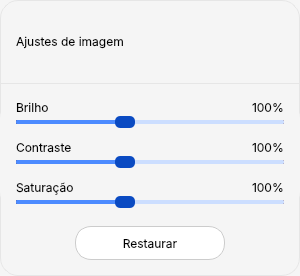
            <widget class="QWidget" name="wdgAdjustments" native="true">
             <property name="sizePolicy">
              <sizepolicy hsizetype="Preferred" vsizetype="Fixed">
               <horstretch>0</horstretch>
               <verstretch>0</verstretch>
              </sizepolicy>
             </property>
             <property name="minimumSize">
              <size>
               <width>300</width>
               <height>276</height>
              </size>
             </property>
             <property name="maximumSize">
              <size>
               <width>300</width>
               <height>276</height>
              </size>
             </property>
             <property name="layoutDirection">
              <enum>Qt::LayoutDirection::LeftToRight</enum>
             </property>
             <property name="autoFillBackground">
              <bool>false</bool>
             </property>
             <property name="styleSheet">
              <string notr="true">QWidget {
    background-color: rgb(245, 245, 245);
    border: 1px solid rgb(230, 230, 230);
    border-radius: 18px;
}

QLabel {
	border: none;
	color: rgb(0, 0, 0);
}
</string>
             </property>
             <layout class="QVBoxLayout" name="verticalLayout_63">
              <property name="spacing">
               <number>16</number>
              </property>
              <property name="leftMargin">
               <number>0</number>
              </property>
              <property name="topMargin">
               <number>16</number>
              </property>
              <property name="rightMargin">
               <number>0</number>
              </property>
              <property name="bottomMargin">
               <number>16</number>
              </property>
              <item>
               <layout class="QHBoxLayout" name="horizontalLayout_94">
                <item>
                 <spacer name="hspacerAdjustments_1">
                  <property name="orientation">
                   <enum>Qt::Orientation::Horizontal</enum>
                  </property>
                  <property name="sizeType">
                   <enum>QSizePolicy::Policy::Fixed</enum>
                  </property>
                  <property name="sizeHint" stdset="0">
                   <size>
                    <width>16</width>
                    <height>16</height>
                   </size>
                  </property>
                 </spacer>
                </item>
                <item>
                 <widget class="QLabel" name="lblAdjustmentsTitle">
                  <property name="font">
                   <font>
                    <family>Inter</family>
                    <pointsize>9</pointsize>
                    <hintingpreference>PreferNoHinting</hintingpreference>
                    <fontweight>Medium</fontweight>
                   </font>
                  </property>
                  <property name="text">
                   <string>Ajustes de imagem</string>
                  </property>
                 </widget>
                </item>
                <item>
                 <spacer name="hspacerAdjustments_2">
                  <property name="orientation">
                   <enum>Qt::Orientation::Horizontal</enum>
                  </property>
                  <property name="sizeHint" stdset="0">
                   <size>
                    <width>40</width>
                    <height>20</height>
                   </size>
                  </property>
                 </spacer>
                </item>
               </layout>
              </item>
              <item>
               <widget class="Line" name="lineAdjustments">
                <property name="maximumSize">
                 <size>
                  <width>16777215</width>
                  <height>1</height>
                 </size>
                </property>
                <property name="styleSheet">
                 <string notr="true">QWidget{
	background-color: rgb(28, 28, 28);
}</string>
                </property>
                <property name="orientation">
                 <enum>Qt::Orientation::Horizontal</enum>
                </property>
               </widget>
              </item>
              <item>
               <widget class="QFrame" name="frame_7">
                <property name="styleSheet">
                 <string notr="true">QFrame{
	background-color: rgb(245, 245, 245);
	border: none;
}</string>
                </property>
                <property name="frameShape">
                 <enum>QFrame::Shape::StyledPanel</enum>
                </property>
                <property name="frameShadow">
                 <enum>QFrame::Shadow::Raised</enum>
                </property>
                <layout class="QVBoxLayout" name="verticalLayout_7">
                 <property name="spacing">
                  <number>10</number>
                 </property>
                 <property name="leftMargin">
                  <number>16</number>
                 </property>
                 <property name="topMargin">
                  <number>0</number>
                 </property>
                 <property name="rightMargin">
                  <number>16</number>
                 </property>
                 <property name="bottomMargin">
                  <number>0</number>
                 </property>
                 <item>
                  <widget class="QFrame" name="frame_6">
                   <property name="enabled">
                    <bool>true</bool>
                   </property>
                   <property name="sizePolicy">
                    <sizepolicy hsizetype="Preferred" vsizetype="Preferred">
                     <horstretch>0</horstretch>
                     <verstretch>0</verstretch>
                    </sizepolicy>
                   </property>
                   <property name="minimumSize">
                    <size>
                     <width>0</width>
                     <height>0</height>
                    </size>
                   </property>
                   <property name="maximumSize">
                    <size>
                     <width>16777215</width>
                     <height>16777215</height>
                    </size>
                   </property>
                   <property name="font">
                    <font/>
                   </property>
                   <property name="styleSheet">
                    <string notr="true">QFrame{
    background: transparent;
}

QLabel{
	color: rgb(0, 0, 0);
}</string>
                   </property>
                   <property name="frameShape">
                    <enum>QFrame::Shape::StyledPanel</enum>
                   </property>
                   <property name="frameShadow">
                    <enum>QFrame::Shadow::Raised</enum>
                   </property>
                   <layout class="QVBoxLayout" name="verticalLayout_9">
                    <property name="spacing">
                     <number>0</number>
                    </property>
                    <property name="leftMargin">
                     <number>0</number>
                    </property>
                    <property name="topMargin">
                     <number>0</number>
                    </property>
                    <property name="rightMargin">
                     <number>0</number>
                    </property>
                    <property name="bottomMargin">
                     <number>0</number>
                    </property>
                    <item>
                     <layout class="QHBoxLayout" name="horizontalLayout_7">
                      <item>
                       <widget class="QLabel" name="lblBrightnessTitle">
                        <property name="maximumSize">
                         <size>
                          <width>16777215</width>
                          <height>16777215</height>
                         </size>
                        </property>
                        <property name="font">
                         <font>
                          <family>Inter</family>
                          <pointsize>9</pointsize>
                          <bold>false</bold>
                          <hintingpreference>PreferNoHinting</hintingpreference>
                         </font>
                        </property>
                        <property name="text">
                         <string>Brilho</string>
                        </property>
                       </widget>
                      </item>
                      <item>
                       <spacer name="hspacerBrightness">
                        <property name="orientation">
                         <enum>Qt::Orientation::Horizontal</enum>
                        </property>
                        <property name="sizeType">
                         <enum>QSizePolicy::Policy::Expanding</enum>
                        </property>
                        <property name="sizeHint" stdset="0">
                         <size>
                          <width>8</width>
                          <height>8</height>
                         </size>
                        </property>
                       </spacer>
                      </item>
                      <item>
                       <widget class="QLabel" name="lblBrightness">
                        <property name="maximumSize">
                         <size>
                          <width>16777215</width>
                          <height>16777215</height>
                         </size>
                        </property>
                        <property name="font">
                         <font>
                          <family>Inter</family>
                          <pointsize>9</pointsize>
                          <hintingpreference>PreferNoHinting</hintingpreference>
                         </font>
                        </property>
                        <property name="text">
                         <string>100%</string>
                        </property>
                       </widget>
                      </item>
                     </layout>
                    </item>
                    <item>
                     <widget class="QSlider" name="sldBrightness">
                      <property name="maximumSize">
                       <size>
                        <width>16777215</width>
                        <height>16777215</height>
                       </size>
                      </property>
                      <property name="focusPolicy">
                       <enum>Qt::FocusPolicy::ClickFocus</enum>
                      </property>
                      <property name="layoutDirection">
                       <enum>Qt::LayoutDirection::LeftToRight</enum>
                      </property>
                      <property name="styleSheet">
                       <string notr="true">QSlider {
    background: transparent;
	border: none;
}

QSlider::groove:horizontal {
    background: rgb(85, 0, 0);
    height: 4px;
    margin: 0;
    border-radius: 1px;
}

QSlider::sub-page:horizontal {
    background: rgb(76, 139, 255);
    border-radius: 1px;
}

QSlider::add-page:horizontal {
    background: rgb(204, 222, 255);
    border-radius: 1px;
}

QSlider::handle:horizontal {
    background: rgb(10, 74, 194);
    width: 20px;
    height: 8px;
    border-radius: 5px;
    margin: -4px 0;
}</string>
                      </property>
                      <property name="minimum">
                       <number>0</number>
                      </property>
                      <property name="maximum">
                       <number>300</number>
                      </property>
                      <property name="singleStep">
                       <number>5</number>
                      </property>
                      <property name="pageStep">
                       <number>20</number>
                      </property>
                      <property name="value">
                       <number>120</number>
                      </property>
                      <property name="orientation">
                       <enum>Qt::Orientation::Horizontal</enum>
                      </property>
                      <property name="invertedAppearance">
                       <bool>false</bool>
                      </property>
                      <property name="invertedControls">
                       <bool>true</bool>
                      </property>
                     </widget>
                    </item>
                   </layout>
                  </widget>
                 </item>
                 <item>
                  <widget class="QFrame" name="frame_9">
                   <property name="enabled">
                    <bool>true</bool>
                   </property>
                   <property name="sizePolicy">
                    <sizepolicy hsizetype="Preferred" vsizetype="Preferred">
                     <horstretch>0</horstretch>
                     <verstretch>0</verstretch>
                    </sizepolicy>
                   </property>
                   <property name="minimumSize">
                    <size>
                     <width>0</width>
                     <height>0</height>
                    </size>
                   </property>
                   <property name="maximumSize">
                    <size>
                     <width>16777215</width>
                     <height>16777215</height>
                    </size>
                   </property>
                   <property name="font">
                    <font/>
                   </property>
                   <property name="styleSheet">
                    <string notr="true">QFrame{
    background: transparent;
}

QLabel{
	color: rgb(0, 0, 0);
}</string>
                   </property>
                   <property name="frameShape">
                    <enum>QFrame::Shape::StyledPanel</enum>
                   </property>
                   <property name="frameShadow">
                    <enum>QFrame::Shadow::Raised</enum>
                   </property>
                   <layout class="QVBoxLayout" name="verticalLayout_10">
                    <property name="spacing">
                     <number>0</number>
                    </property>
                    <property name="leftMargin">
                     <number>0</number>
                    </property>
                    <property name="topMargin">
                     <number>0</number>
                    </property>
                    <property name="rightMargin">
                     <number>0</number>
                    </property>
                    <property name="bottomMargin">
                     <number>0</number>
                    </property>
                    <item>
                     <layout class="QHBoxLayout" name="horizontalLayout_8">
                      <item>
                       <widget class="QLabel" name="sldContrastTitle">
                        <property name="maximumSize">
                         <size>
                          <width>16777215</width>
                          <height>16777215</height>
                         </size>
                        </property>
                        <property name="font">
                         <font>
                          <family>Inter</family>
                          <pointsize>9</pointsize>
                          <bold>false</bold>
                          <hintingpreference>PreferNoHinting</hintingpreference>
                         </font>
                        </property>
                        <property name="text">
                         <string>Contraste</string>
                        </property>
                       </widget>
                      </item>
                      <item>
                       <spacer name="hspacerBrightness_2">
                        <property name="orientation">
                         <enum>Qt::Orientation::Horizontal</enum>
                        </property>
                        <property name="sizeType">
                         <enum>QSizePolicy::Policy::Expanding</enum>
                        </property>
                        <property name="sizeHint" stdset="0">
                         <size>
                          <width>8</width>
                          <height>8</height>
                         </size>
                        </property>
                       </spacer>
                      </item>
                      <item>
                       <widget class="QLabel" name="lblContrast">
                        <property name="maximumSize">
                         <size>
                          <width>16777215</width>
                          <height>16777215</height>
                         </size>
                        </property>
                        <property name="font">
                         <font>
                          <family>Inter</family>
                          <pointsize>9</pointsize>
                          <hintingpreference>PreferNoHinting</hintingpreference>
                         </font>
                        </property>
                        <property name="text">
                         <string>100%</string>
                        </property>
                       </widget>
                      </item>
                     </layout>
                    </item>
                    <item>
                     <widget class="QSlider" name="sldContrast">
                      <property name="maximumSize">
                       <size>
                        <width>16777215</width>
                        <height>16777215</height>
                       </size>
                      </property>
                      <property name="focusPolicy">
                       <enum>Qt::FocusPolicy::ClickFocus</enum>
                      </property>
                      <property name="layoutDirection">
                       <enum>Qt::LayoutDirection::LeftToRight</enum>
                      </property>
                      <property name="styleSheet">
                       <string notr="true">QSlider {
    background: transparent;
	border: none;
}

QSlider::groove:horizontal {
    background: rgb(85, 0, 0);
    height: 4px;
    margin: 0;
    border-radius: 1px;
}

QSlider::sub-page:horizontal {
    background: rgb(76, 139, 255);
    border-radius: 1px;
}

QSlider::add-page:horizontal {
    background: rgb(204, 222, 255);
    border-radius: 1px;
}

QSlider::handle:horizontal {
    background: rgb(10, 74, 194);
    width: 20px;
    height: 8px;
    border-radius: 5px;
    margin: -4px 0;
}</string>
                      </property>
                      <property name="minimum">
                       <number>0</number>
                      </property>
                      <property name="maximum">
                       <number>300</number>
                      </property>
                      <property name="singleStep">
                       <number>5</number>
                      </property>
                      <property name="pageStep">
                       <number>20</number>
                      </property>
                      <property name="value">
                       <number>120</number>
                      </property>
                      <property name="orientation">
                       <enum>Qt::Orientation::Horizontal</enum>
                      </property>
                      <property name="invertedAppearance">
                       <bool>false</bool>
                      </property>
                      <property name="invertedControls">
                       <bool>true</bool>
                      </property>
                     </widget>
                    </item>
                   </layout>
                  </widget>
                 </item>
                 <item>
                  <widget class="QFrame" name="frame_10">
                   <property name="enabled">
                    <bool>true</bool>
                   </property>
                   <property name="sizePolicy">
                    <sizepolicy hsizetype="Preferred" vsizetype="Preferred">
                     <horstretch>0</horstretch>
                     <verstretch>0</verstretch>
                    </sizepolicy>
                   </property>
                   <property name="minimumSize">
                    <size>
                     <width>0</width>
                     <height>0</height>
                    </size>
                   </property>
                   <property name="maximumSize">
                    <size>
                     <width>16777215</width>
                     <height>16777215</height>
                    </size>
                   </property>
                   <property name="font">
                    <font/>
                   </property>
                   <property name="styleSheet">
                    <string notr="true">QFrame{
    background: transparent;
}

QLabel{
	color: rgb(0, 0, 0);
}</string>
                   </property>
                   <property name="frameShape">
                    <enum>QFrame::Shape::StyledPanel</enum>
                   </property>
                   <property name="frameShadow">
                    <enum>QFrame::Shadow::Raised</enum>
                   </property>
                   <layout class="QVBoxLayout" name="verticalLayout_11">
                    <property name="spacing">
                     <number>0</number>
                    </property>
                    <property name="leftMargin">
                     <number>0</number>
                    </property>
                    <property name="topMargin">
                     <number>0</number>
                    </property>
                    <property name="rightMargin">
                     <number>0</number>
                    </property>
                    <property name="bottomMargin">
                     <number>0</number>
                    </property>
                    <item>
                     <layout class="QHBoxLayout" name="horizontalLayout_9">
                      <item>
                       <widget class="QLabel" name="sldSaturationTitle">
                        <property name="maximumSize">
                         <size>
                          <width>16777215</width>
                          <height>16777215</height>
                         </size>
                        </property>
                        <property name="font">
                         <font>
                          <family>Inter</family>
                          <pointsize>9</pointsize>
                          <bold>false</bold>
                          <hintingpreference>PreferNoHinting</hintingpreference>
                         </font>
                        </property>
                        <property name="text">
                         <string>Saturação</string>
                        </property>
                       </widget>
                      </item>
                      <item>
                       <spacer name="hspacerBrightness_3">
                        <property name="orientation">
                         <enum>Qt::Orientation::Horizontal</enum>
                        </property>
                        <property name="sizeType">
                         <enum>QSizePolicy::Policy::Expanding</enum>
                        </property>
                        <property name="sizeHint" stdset="0">
                         <size>
                          <width>8</width>
                          <height>8</height>
                         </size>
                        </property>
                       </spacer>
                      </item>
                      <item>
                       <widget class="QLabel" name="lblSaturation">
                        <property name="maximumSize">
                         <size>
                          <width>16777215</width>
                          <height>16777215</height>
                         </size>
                        </property>
                        <property name="font">
                         <font>
                          <family>Inter</family>
                          <pointsize>9</pointsize>
                          <hintingpreference>PreferNoHinting</hintingpreference>
                         </font>
                        </property>
                        <property name="text">
                         <string>100%</string>
                        </property>
                       </widget>
                      </item>
                     </layout>
                    </item>
                    <item>
                     <widget class="QSlider" name="sldSaturation">
                      <property name="maximumSize">
                       <size>
                        <width>16777215</width>
                        <height>16777215</height>
                       </size>
                      </property>
                      <property name="focusPolicy">
                       <enum>Qt::FocusPolicy::ClickFocus</enum>
                      </property>
                      <property name="layoutDirection">
                       <enum>Qt::LayoutDirection::LeftToRight</enum>
                      </property>
                      <property name="styleSheet">
                       <string notr="true">QSlider {
    background: transparent;
	border: none;
}

QSlider::groove:horizontal {
    background: rgb(85, 0, 0);
    height: 4px;
    margin: 0;
    border-radius: 1px;
}

QSlider::sub-page:horizontal {
    background: rgb(76, 139, 255);
    border-radius: 1px;
}

QSlider::add-page:horizontal {
    background: rgb(204, 222, 255);
    border-radius: 1px;
}

QSlider::handle:horizontal {
    background: rgb(10, 74, 194);
    width: 20px;
    height: 8px;
    border-radius: 5px;
    margin: -4px 0;
}</string>
                      </property>
                      <property name="minimum">
                       <number>0</number>
                      </property>
                      <property name="maximum">
                       <number>300</number>
                      </property>
                      <property name="singleStep">
                       <number>5</number>
                      </property>
                      <property name="pageStep">
                       <number>20</number>
                      </property>
                      <property name="value">
                       <number>120</number>
                      </property>
                      <property name="orientation">
                       <enum>Qt::Orientation::Horizontal</enum>
                      </property>
                      <property name="invertedAppearance">
                       <bool>false</bool>
                      </property>
                      <property name="invertedControls">
                       <bool>true</bool>
                      </property>
                     </widget>
                    </item>
                   </layout>
                  </widget>
                 </item>
                </layout>
               </widget>
              </item>
              <item>
               <layout class="QHBoxLayout" name="horizontalLayout_102">
                <item>
                 <spacer name="hspacerAdjustments_8">
                  <property name="orientation">
                   <enum>Qt::Orientation::Horizontal</enum>
                  </property>
                  <property name="sizeHint" stdset="0">
                   <size>
                    <width>40</width>
                    <height>20</height>
                   </size>
                  </property>
                 </spacer>
                </item>
                <item>
                 <widget class="QPushButton" name="btnResetAdjustments">
                  <property name="sizePolicy">
                   <sizepolicy hsizetype="Preferred" vsizetype="Fixed">
                    <horstretch>0</horstretch>
                    <verstretch>0</verstretch>
                   </sizepolicy>
                  </property>
                  <property name="minimumSize">
                   <size>
                    <width>150</width>
                    <height>34</height>
                   </size>
                  </property>
                  <property name="maximumSize">
                   <size>
                    <width>150</width>
                    <height>34</height>
                   </size>
                  </property>
                  <property name="font">
                   <font>
                    <family>Inter</family>
                    <pointsize>9</pointsize>
                    <hintingpreference>PreferNoHinting</hintingpreference>
                    <fontweight>Medium</fontweight>
                   </font>
                  </property>
                  <property name="layoutDirection">
                   <enum>Qt::LayoutDirection::RightToLeft</enum>
                  </property>
                  <property name="styleSheet">
                   <string notr="true">QPushButton{
	background-color: rgb(255, 255, 255);
    border: 1px solid rgb(204, 204, 204);
    border-radius: 16px;
	color: rgb(0, 0, 0)
}

QPushButton::hover{
	background-color: rgb(230, 230, 230);
	border: 1px solid rgb(28, 28, 28);
}
</string>
                  </property>
                  <property name="text">
                   <string>Restaurar</string>
                  </property>
                  <property name="shortcut">
                   <string/>
                  </property>
                  <property name="autoRepeat">
                   <bool>false</bool>
                  </property>
                  <property name="autoExclusive">
                   <bool>false</bool>
                  </property>
                  <property name="flat">
                   <bool>false</bool>
                  </property>
                 </widget>
                </item>
                <item>
                 <spacer name="hspacerAdjustments_9">
                  <property name="orientation">
                   <enum>Qt::Orientation::Horizontal</enum>
                  </property>
                  <property name="sizeHint" stdset="0">
                   <size>
                    <width>40</width>
                    <height>20</height>
                   </size>
                  </property>
                 </spacer>
                </item>
               </layout>
              </item>
             </layout>
            </widget>
